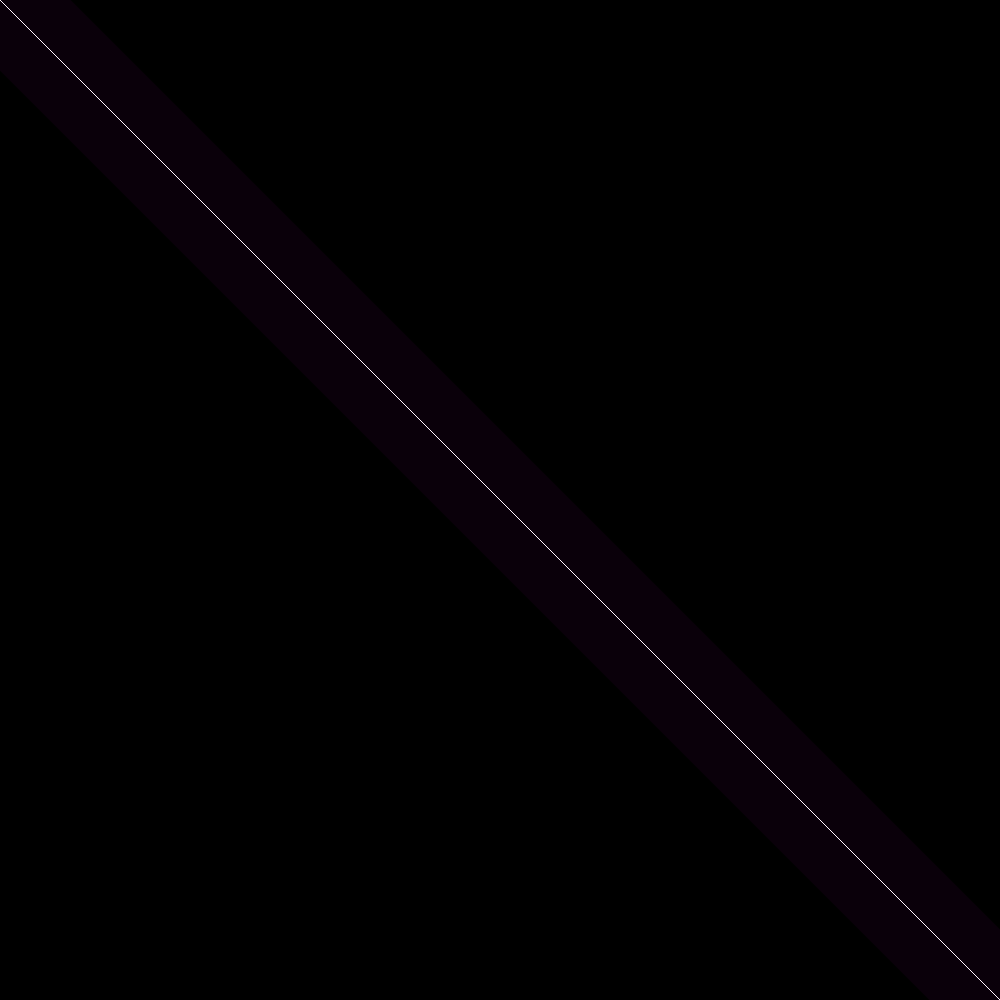
Frame 1 (no input)
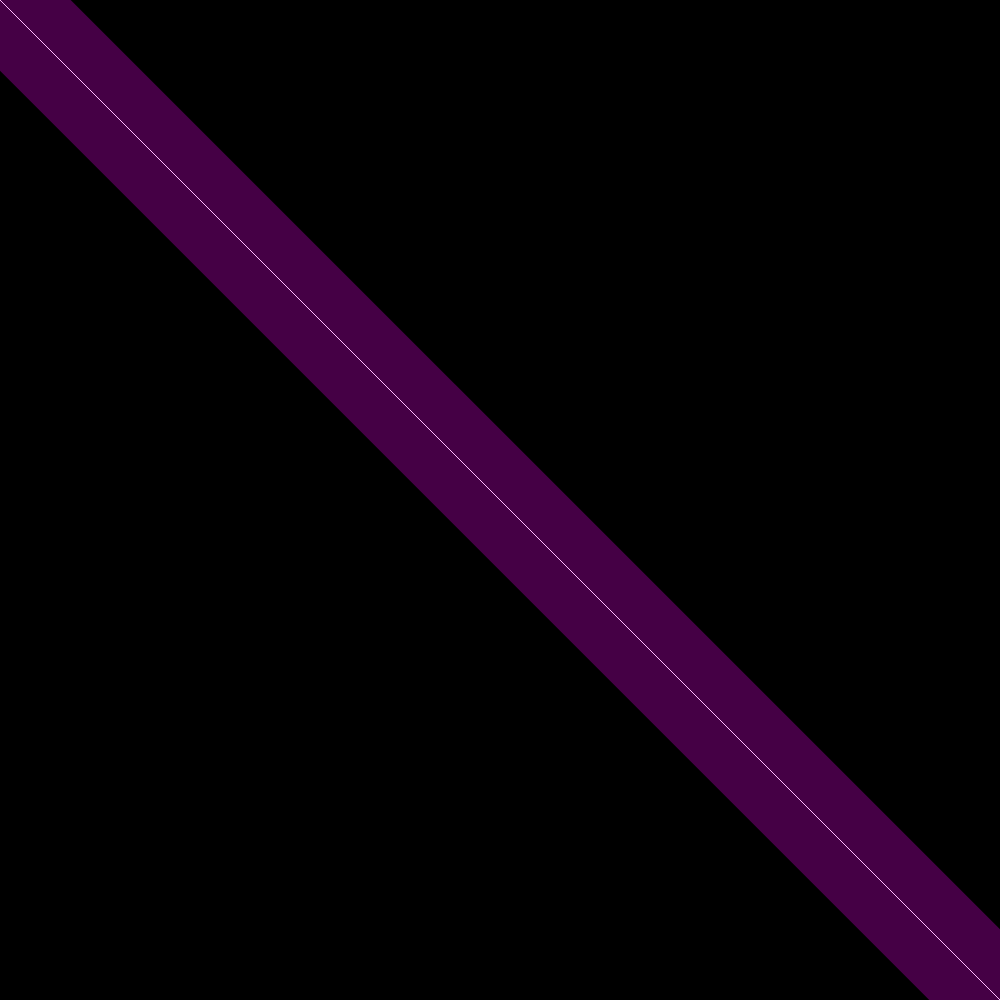
Frame 60 (no input)
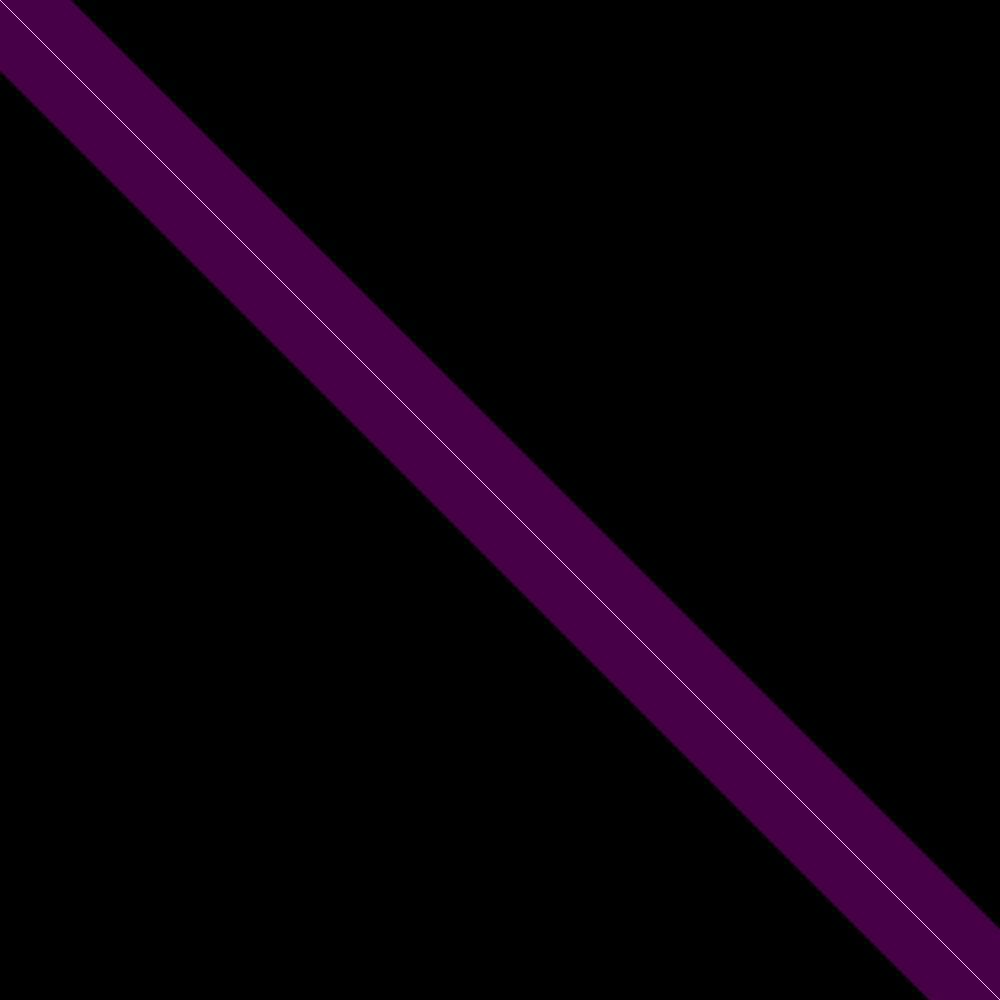
Frame 120 (the mouse pressed at the canvas centre since frame 60)

The p5.js sketch that drew these frames (run headless with seeded random() and noise() and a simulated clock; from frame 60 on, the mouse is pressed at the canvas centre):

// p5.js sketch
// ── sketch.js
let xSize = 1000;
let ySize = 1000;
let ags;
let segment;

async function setup() {
    createCanvas(xSize, ySize);
    ags = [];
    segment = new Segment(createVector(0,0),createVector(width,height),50)
    //Desactivar menu click derecho
    for(let element of document.getElementsByClassName("p5Canvas")){
        element.addEventListener("contextmenu",(e)=>e.preventDefault());
    }
}

function draw() {
    background(0,0,0);

    if(mouseIsPressed && mouseButton.left){
        ags.push(Agente.createRandomDir(mouseX,mouseY,100));
    }
    for(a of ags){
        a.followSegment(segment);
        a.update();
        a.display();
    }
    segment.display();

}


// ── Agente2D.js
class Agente{
    constructor(x,y,mass,wr,C=color(random(255),random(255),random(255))){
        this.pos = createVector(x,y);
        this.vel = createVector(0,0);
        this.acc = createVector(0,0);
        this.mass = mass;
        this.color = C;
        this.r = sqrt(mass/PI);
        this.wanderRadius = wr;
        this.wanderAngle = PI/2;
        this.wanderAngleNoise = random(50);
        this.wanderNoiseInc = 0.03;
        this.wanderLookAhead = p5.Vector.add(this.pos,this.vel);
        this.futureTarget = createVector(0,0);
        this.damp = 0.4;
        this.ang = random(0,2*PI);
        this.angVel = random(-0.1,0.1);
        this.angAcc = 0;
        this.maxSteeringForce = random(5,10);
        this.maxSpeed = random(1,2);
        this.arrivalDist = 100;
        this.debug = true;
        this.futureLinePos = 55;//Alineamiento con el trayecto(en este caso una linea)
    }
    static createRandomDir(x,y,mass){
        let agent = new Agente(x,y,mass,20);
        agent.vel.add(p5.Vector.random2D());
        return agent;
    }
    update(){
        this.vel.add(this.acc);
        this.pos.add(this.vel);
        this.acc.mult(0);
        
        this.vel.limit(this.maxSpeed);

        this.wanderLookAhead = p5.Vector.add(this.pos,this.vel.copy().setMag(50));
        // this.angVel += this.angAcc
        // this.ang += this.angVel
        // this.angAcc = 0
        this.ang= this.vel.heading()

        // this.wander();
        
        this.borders();

    }
    addAngularForce(f){
        this.angAcc += f
    }
    massLoss(m){
        this.mass -= m;
        this.r = sqrt(this.mass/PI);
    }
    isDead(){
        return this.mass<=0;
    }
    addForce(f){
        let force = p5.Vector.div(f,this.mass);
        this.acc.add(force);
    }
    addGrav(g){
        this.acc.add(g);
    }
    applyFriction(m){
        let fric = this.vel.copy();
        fric.normalize();
        fric.mult(-m);
        this.addForce(fric);
    }
    applyDrag(m){
        let drag = this.vel.copy();
        drag.mult(-m*drag.mag()**2);
        this.addForce(drag);
    }
    follow(vec,f){
        let v = p5.Vector.sub(vec,this.pos);
        v.setMag(f);
        this.addForce(v);
    }
    borders(){
        if(this.pos.x >= width-this.r || this.pos.x <= this.r){
            this.vel.x *= -this.damp;
        }
        if(this.pos.y >= height-this.r || this.pos.y <= this.r){
            this.vel.y *= -this.damp;
        }
        this.pos.x = constrain(this.pos.x, this.r, width-this.r);
        this.pos.y = constrain(this.pos.y, this.r,height-this.r);
    }
    seek(target){
        let desired = p5.Vector.sub(target,this.pos);
        let steering = p5.Vector.sub(desired,this.vel);
        steering.limit(this.maxSteeringForce);
        this.addForce(steering);
    }
    arrive(target){
        let desired = p5.Vector.sub(target,this.pos);
        let steering = p5.Vector.sub(desired,this.vel);
        steering.limit(this.maxSteeringForce);
        this.addForce(steering);
        let dist = p5.Vector.dist(this.pos,target);
        let speed = map(dist,0,this.arrivalDist,0,this.maxSpeed);
        this.vel.limit(speed);
    }
    wander(){        
        this.wanderLookAhead = p5.Vector.add(this.pos,this.vel.copy().setMag(50));

        this.wanderAngle = map(noise(this.wanderAngleNoise),0,1,-4*PI,4*PI);
        this.wanderAngleNoise += this.wanderNoiseInc;

        let px = cos(this.wanderAngle)*this.wanderRadius+this.wanderLookAhead.x
        let py = sin(this.wanderAngle)*this.wanderRadius+this.wanderLookAhead.y
        this.futureTarget = createVector(px,py);

        this.seek(this.futureTarget);
    }
    followSegment(s){
        let V1 = p5.Vector.sub(this.wanderLookAhead,s.start);
        let V2 = p5.Vector.sub(s.end,s.start);
        V2.normalize();
        let dot = p5.Vector.dot(V1,V2);
        let dist = sqrt(V1.mag()**2-dot**2);
        if(dist>s.r){
            //vector de posicion futura a seguir en la linea
            V2.setMag(dot+this.futureLinePos);
            this.seek(V2);
            if(this.debug){
                strokeWeight(10);
                point(V2.x,V2.y);
            }
        }else{
            this.wander();
        }
    }
    display(){
        if(this.debug){
            
            strokeWeight(2);
            stroke(255);
            fill(0);
            circle(this.wanderLookAhead.x,this.wanderLookAhead.y,this.wanderRadius*2);
            line(this.pos.x, this.pos.y, this.wanderLookAhead.x, this.wanderLookAhead.y)
            strokeWeight(5);
            point(this.futureTarget.x,this.futureTarget.y)
        }
        fill(this.color);
        push();
        translate(this.pos.x, this.pos.y);
        noStroke();
        rotate(this.ang)
        // rectMode(CENTER)
        // rect(0,0,this.r, this.r);

        beginShape();
        vertex(-this.r/3, this.r/2)
        vertex(4*this.r/3, 0)
        vertex(-this.r/3, -this.r/2)
        vertex(-this.r/3, this.r/2)
        endShape()
        pop();
    }
}
// ── PathSegment.js
class Segment{
    constructor(start,end,r){
        this.start = start;
        this.end = end;
        this.r = r;
        this.transparence = 10;
        this.Tvel = 1;
    }
    display(){
        stroke(255);
        strokeWeight(1);
        line(this.start.x, this.start.y, this.end.x, this.end.y)
        strokeWeight(this.r*2);
        stroke(255,0,255,this.transparence);
        line(this.start.x, this.start.y, this.end.x, this.end.y)
        this.transparence += this.Tvel;
        if(this.transparence >= 100 || this.transparence <= 10) this.Tvel *= -1;
    }
}
